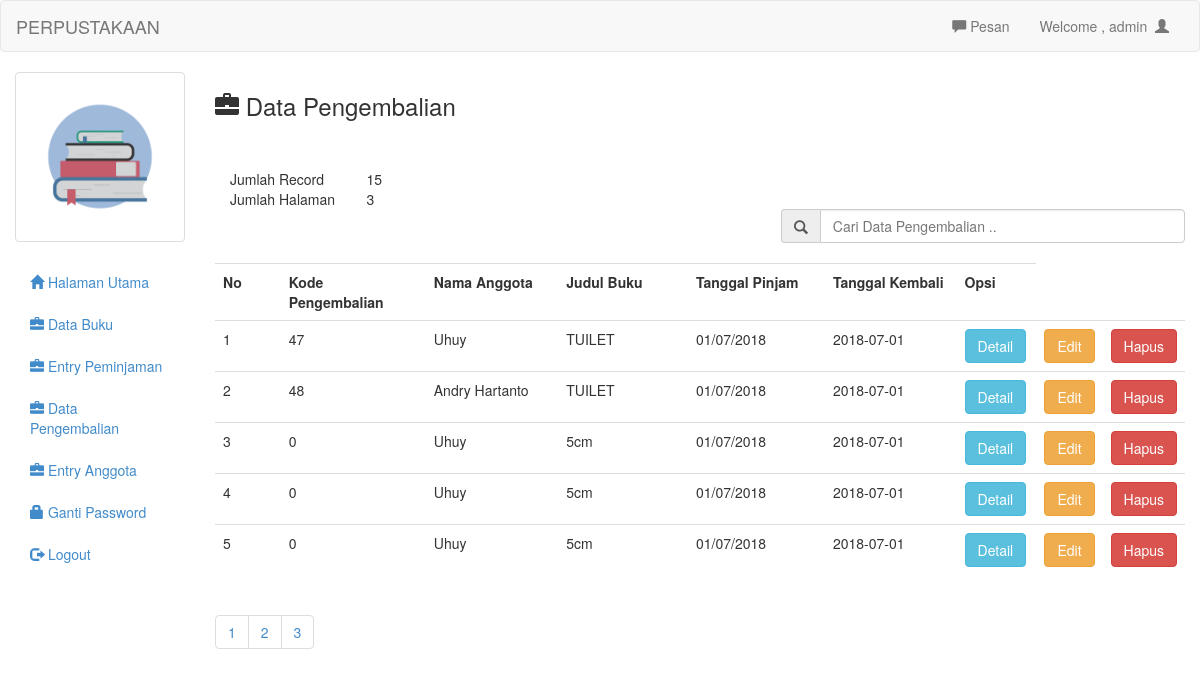
/admin/pengembalian.php (signed in), run on the app's committed database.
### tables this page shows
CREATE TABLE `tb_pengembalian` (
  `no` int(11) NOT NULL,
  `kode_pengembalian` varchar(50) NOT NULL,
  `nama` varchar(50) NOT NULL,
  `judul_buku` varchar(30) NOT NULL,
  `tanggal_pinjam` varchar(50) NOT NULL,
  `tanggal_kembali` varchar(50) NOT NULL
);

### admin/pengembalian.php (the view)
<?php include 'header.php'; ?>
<h3><span class="glyphicon glyphicon-briefcase"></span>  Data Pengembalian</h3>
<br/>
<br/>
<?php
$per_hal=5;
$jumlah_record=mysql_query("SELECT COUNT(*) from tb_pengembalian");
$jum=mysql_result($jumlah_record, 0);
$halaman=ceil($jum / $per_hal);
$page = (isset($_GET['page'])) ? (int)$_GET['page'] : 1;
$start = ($page - 1) * $per_hal;
?>
<div class="col-md-12">
	<table class="col-md-2">
		<tr>
			<td>Jumlah Record</td>
			<td><?php echo $jum; ?></td>
		</tr>
		<tr>
			<td>Jumlah Halaman</td>
			<td><?php echo $halaman; ?></td>
		</tr>
	</table>
</div>
<form action="cari_pengembalian.php" method="get">
	<div class="input-group col-md-5 col-md-offset-7">
		<span class="input-group-addon" id="basic-addon1"><span class="glyphicon glyphicon-search"></span></span>
		<input type="text" class="form-control" placeholder="Cari Data Pengembalian .." aria-describedby="basic-addon1" name="cari">
	</div>
</form>
<br/>
<table class="table table-hover">
	<tr>
		<th class="col-md-1">No</th>
		<th class="col-md-2">Kode Pengembalian</th>
		<th class="col-md-2">Nama Anggota</th>
		<th class="col-md-2">Judul Buku</th>
		<th class="col-md-2">Tanggal Pinjam</th>
		<th class="col-md-2">Tanggal Kembali</th>
		<th class="col-md-2">Opsi</th>
	</tr>
	<?php
	if(isset($_GET['cari'])){
		$cari=mysql_real_escape_string($_GET['cari']);
		$brg=mysql_query("select * from tb_pengembalian where kode_pengembalian like '$cari' or nama like '$cari' or judul_buku like '$cari'");
	}else{
		$brg=mysql_query("select * from tb_pengembalian limit $start, $per_hal");
	}
	$no=1;
	while($b=mysql_fetch_array($brg)){
		?>
		<tr>
			<td><?php echo $no++ ?></td>
			<td><?php echo $b['kode_pengembalian'] ?></td>
			<td><?php echo $b['nama'] ?></td>
			<td><?php echo $b['judul_buku'] ?></td>
			<td><?php echo $b['tanggal_pinjam'] ?></td>
			<td><?php echo $b['tanggal_kembali'] ?></td>
			<td>
				<a href="detail_pengembalian.php?no=<?php echo $b['kode_pengembalian']; ?>" class="btn btn-info">Detail</a></td>
				<td><a href="edit_pengembalian.php?no=<?php echo $b['kode_pengembalian']; ?>" class="btn btn-warning">Edit</a></td>
				<td><a onclick="if(confirm('Apakah anda yakin ingin menghapus data ini ??')){ location.href='hapus_pengembalian.php?kode_pengembalian=<?php echo $b['kode_pengembalian']; ?>' }" class="btn btn-danger">Hapus</a>
			</td>
		</tr>
		<?php
	}
	?>
</table>
<ul class="pagination">
			<?php
			for($x=1;$x<=$halaman;$x++){
				?>
				<li><a href="?page=<?php echo $x ?>"><?php echo $x ?></a></li>
				<?php
			}
			?>
		</ul>
<?php
include 'footer.php';
?>

### admin/header.php (shortened to what this page needs)
<!DOCTYPE html>
<html>
<head>
	<link rel="stylesheet" type="text/css" href="../assets/css/bootstrap.css">
	<link rel="stylesheet" type="text/css" href="../assets/js/jquery-ui/jquery-ui.css">
</head>
<body>
	<div class="navbar navbar-default">
		<div class="container-fluid">
			<div class="navbar-header">
				<a href="index.php" class="navbar-brand">PERPUSTAKAAN</a>
			</div>
			<div class="collapse navbar-collapse">
				<ul class="nav navbar-nav navbar-right">
					<li><a id="pesan_sedia" href="#" data-toggle="modal" data-target="#modalpesan"><span class='glyphicon glyphicon-comment'></span> Pesan</a></li>
					<li><a class="dropdown-toggle" data-toggle="dropdown" role="button" href="#">Welcome , <?php echo $_SESSION['uname']  ?>&nbsp&nbsp<span class="glyphicon glyphicon-user"></span></a></li>
				</ul>
			</div>
		</div>
	</div>
	<div class="col-md-2">
		<div class="row">
			<?php
			$use=$_SESSION['uname'];
			$fo=mysql_query("select foto from login where uname='$use'");
			while($f=mysql_fetch_array($fo)){
				?>
				<div class="col-xs-6 col-md-12">
					<a class="thumbnail">
						<img class="img-responsive" src="foto/buku.png">
					</a>
				</div>
				<?php
			}
			?>
		</div>
		<ul class="nav nav-pills nav-stacked">
			<li><a href="index.php"><span class="glyphicon glyphicon-home"></span>  Halaman Utama</a></li>
			<li><a href="buku.php"><span class="glyphicon glyphicon-briefcase"></span>  Data Buku</a></li>
			<li><a href="peminjaman.php"><span class="glyphicon glyphicon-briefcase"></span>  Entry Peminjaman</a></li>
			<li><a href="pengembalian.php"><span class="glyphicon glyphicon-briefcase"></span>  Data Pengembalian</a></li>
			<li><a href="anggota.php"><span class="glyphicon glyphicon-briefcase"></span>  Entry Anggota</a></li>
			<li><a href="ganti_pass.php"><span class="glyphicon glyphicon-lock"></span> Ganti Password</a></li>
			<li><a href="logout.php"><span class="glyphicon glyphicon-log-out"></span>  Logout</a></li>
		</ul>
	</div>
	<div class="col-md-10">

### data on the page
tb_pengembalian: kode_pengembalian "47", nama "Uhuy", judul_buku "TUILET", tanggal_pinjam "01/07/2018", tanggal_kembali "2018-07-01"
tb_pengembalian: kode_pengembalian "48", nama "Andry Hartanto", judul_buku "TUILET", tanggal_pinjam "01/07/2018", tanggal_kembali "2018-07-01"
tb_pengembalian: kode_pengembalian "0", nama "Uhuy", judul_buku "5cm", tanggal_pinjam "01/07/2018", tanggal_kembali "2018-07-01"
tb_pengembalian: kode_pengembalian "0", nama "Uhuy", judul_buku "5cm", tanggal_pinjam "01/07/2018", tanggal_kembali "2018-07-01"
tb_pengembalian: kode_pengembalian "0", nama "Uhuy", judul_buku "5cm", tanggal_pinjam "01/07/2018", tanggal_kembali "2018-07-01"

### other printed values
$_SESSION['uname'] "admin"
$jum "15"
$halaman "3"
